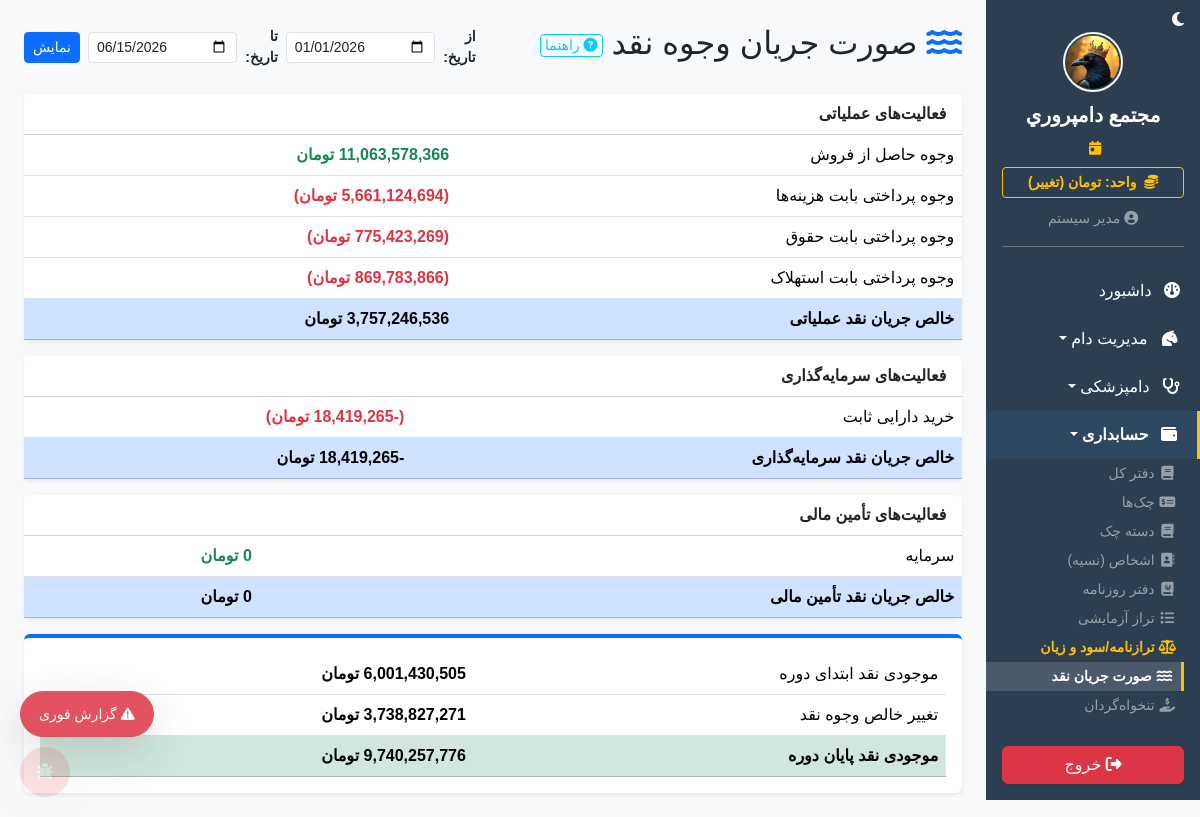
Page /finance/cash_flow (signed in) on the committed database.
### app/models.py (models this page shows)
class SystemSetting(db.Model):
    id = db.Column(db.Integer, primary_key=True)
    key = db.Column(db.String(50), unique=True, nullable=False)
    value = db.Column(db.String(255), nullable=False)
    description = db.Column(db.String(255), nullable=True)

class User(UserMixin, db.Model):
    id = db.Column(db.Integer, primary_key=True)
    username = db.Column(db.String(50), unique=True, nullable=False)
    password_hash = db.Column(db.String(255), nullable=False)
    name = db.Column(db.String(100), nullable=False)
    role = db.Column(db.String(20), default='کارگر') # مدیر، دامپزشک، حسابدار، کارگر
    can_view_livestock = db.Column(db.Boolean, default=False)
    can_view_finance = db.Column(db.Boolean, default=False)
    can_view_inventory = db.Column(db.Boolean, default=False)
    can_view_hr = db.Column(db.Boolean, default=False)
    can_view_reports = db.Column(db.Boolean, default=False)
    can_view_settings = db.Column(db.Boolean, default=False)

### app/blueprints/finance.py (the view)
@finance_bp.route('/cash_flow')
@login_required
@permission_required('can_view_finance')
def cash_flow():
    from decimal import Decimal
    from app.models import Account, JournalEntry, JournalEntryLine
    from sqlalchemy import func
    from datetime import timedelta
    date_from = request.args.get('date_from')
    date_to = request.args.get('date_to')
    if date_from:
        date_from = datetime.strptime(date_from, '%Y-%m-%d').date()
    else:
        date_from = datetime.now(UTC).date().replace(month=1, day=1)
    if date_to:
        date_to = datetime.strptime(date_to, '%Y-%m-%d').date()
    else:
        date_to = datetime.now(UTC).date()
    def _balance(account_code, debit_side=True):
        acc = Account.query.filter_by(code=account_code).first()
        if not acc:
            return Decimal('0')
        lines = JournalEntryLine.query.join(JournalEntry).filter(
            JournalEntryLine.account_id == acc.id,
            JournalEntry.date >= date_from,
            JournalEntry.date <= date_to
        ).all()
        d = sum(l.debit for l in lines)
        c = sum(l.credit for l in lines)
        if debit_side:
            return d - c
        return c - d
    def _cash_effect(account_code, is_inflow):
        acc = Account.query.filter_by(code=account_code).first()
        if not acc:
            return Decimal('0')
        lines = JournalEntryLine.query.join(JournalEntry).filter(
            JournalEntryLine.account_id == acc.id,
            JournalEntry.date >= date_from,
            JournalEntry.date <= date_to
        ).all()
        if is_inflow:
            return sum(l.credit for l in lines)
        return sum(l.debit for l in lines)
    cash_from_sales = _cash_effect('4010', True)
    cash_to_expenses = _cash_effect('5010', False)
    cash_to_salary = _cash_effect('5030', False)
    cash_to_depreciation = _cash_effect('5020', False)
    net_operating = cash_from_sales - cash_to_expenses - cash_to_salary - cash_to_depreciation
    livestock_purchase = _cash_effect('1200', False)
    equipment_purchase = sum(l.debit for l in JournalEntryLine.query.join(Account).filter(
        Account.code.startswith('12'), JournalEntry.date >= date_from, JournalEntry.date <= date_to
    ).all())
    net_investing = -(equipment_purchase + livestock_purchase)
    capital_inflow = _cash_effect('3010', True)
    net_financing = capital_inflow
    net_change = net_operating + net_investing + net_financing
    opening_cash = _balance('1010', True)
    closing_cash = opening_cash + net_change
    return render_template('finance/cash_flow.html',
                           date_from=date_from, date_to=date_to,
                           cash_from_sales=cash_from_sales,
                           cash_to_expenses=cash_to_expenses,
                           cash_to_salary=cash_to_salary,
                           cash_to_depreciation=cash_to_depreciation,
                           net_operating=net_operating,
                           net_investing=net_investing,
                           net_financing=net_financing,
                           net_change=net_change,
                           opening_cash=opening_cash,
                           closing_cash=closing_cash)

### app/templates/finance/cash_flow.html (shortened to what this page needs)
{% extends 'base.html' %}
{% block content %}
<div class="d-flex justify-content-between align-items-center mb-4 flex-wrap gap-2">
    <h2><i class="fa-solid fa-water text-primary"></i> صورت جریان وجوه نقد
        <button class="btn btn-sm btn-outline-info py-0 px-1" data-bs-toggle="collapse" data-bs-target="#cfHelp"><i class="fa-solid fa-question-circle"></i> راهنما</button>
    </h2>
    <form method="GET" class="d-flex gap-2 align-items-center">
        <label class="small fw-bold">از تاریخ:</label>
        <input type="date" name="date_from" class="form-control form-control-sm" value="{{ date_from.strftime('%Y-%m-%d') }}">
        <label class="small fw-bold">تا تاریخ:</label>
        <input type="date" name="date_to" class="form-control form-control-sm" value="{{ date_to.strftime('%Y-%m-%d') }}">
        <button type="submit" class="btn btn-sm btn-primary">نمایش</button>
    </form>
</div>
<div class="card shadow-sm border-0">
    <div class="card-header bg-white fw-bold">فعالیت‌های عملیاتی</div>
    <div class="card-body p-0">
        <table class="table mb-0">
            <tr><td>وجوه حاصل از فروش</td><td class="fw-bold text-success text-start">{{ cash_from_sales|currency }}</td></tr>
            <tr><td>وجوه پرداختی بابت هزینه‌ها</td><td class="fw-bold text-danger text-start">({{ cash_to_expenses|currency }})</td></tr>
            <tr><td>وجوه پرداختی بابت حقوق</td><td class="fw-bold text-danger text-start">({{ cash_to_salary|currency }})</td></tr>
            <tr><td>وجوه پرداختی بابت استهلاک</td><td class="fw-bold text-danger text-start">({{ cash_to_depreciation|currency }})</td></tr>
            <tr class="table-primary fw-bold"><td>خالص جریان نقد عملیاتی</td><td class="text-start">{{ net_operating|currency }}</td></tr>
        </table>
    </div>
</div>
<div class="card shadow-sm border-0 mt-3">
    <div class="card-header bg-white fw-bold">فعالیت‌های سرمایه‌گذاری</div>
    <div class="card-body p-0">
        <table class="table mb-0">
            <tr><td>خرید دارایی ثابت</td><td class="fw-bold text-danger text-start">({{ net_investing|currency }})</td></tr>
            <tr class="table-primary fw-bold"><td>خالص جریان نقد سرمایه‌گذاری</td><td class="text-start">{{ net_investing|currency }}</td></tr>
        </table>
    </div>
</div>
<div class="card shadow-sm border-0 mt-3">
    <div class="card-header bg-white fw-bold">فعالیت‌های تأمین مالی</div>
    <div class="card-body p-0">
        <table class="table mb-0">
            <tr><td>سرمایه</td><td class="fw-bold text-success text-start">{{ net_financing|currency }}</td></tr>
            <tr class="table-primary fw-bold"><td>خالص جریان نقد تأمین مالی</td><td class="text-start">{{ net_financing|currency }}</td></tr>
        </table>
    </div>
</div>
<div class="card shadow-sm border-0 mt-3 border-top border-4 border-primary">
    <div class="card-body">
        <table class="table mb-0">
            <tr><td>موجودی نقد ابتدای دوره</td><td class="fw-bold text-start">{{ opening_cash|currency }}</td></tr>
            <tr><td>تغییر خالص وجوه نقد</td><td class="fw-bold text-start">{{ net_change|currency }}</td></tr>
            <tr class="table-success fw-bold"><td>موجودی نقد پایان دوره</td><td class="text-start">{{ closing_cash|currency }}</td></tr>
        </table>
    </div>
</div>
{% endblock %}

### app/templates/base.html (shortened to what this page needs)
<!DOCTYPE html>
<html lang="fa" dir="rtl">
<head>
    <link href="https://cdn.jsdelivr.net/gh/rastikerdar/vazirmatn@v33.003/Vazirmatn-font-face.css" rel="stylesheet">
    <link rel="stylesheet" href="https://unpkg.com/persian-datepicker@1.2.0/dist/css/persian-datepicker.min.css">
    <link rel="stylesheet" href="https://cdn.jsdelivr.net/npm/bootstrap@5.3.2/dist/css/bootstrap.rtl.min.css">
    <link rel="stylesheet" href="https://cdnjs.cloudflare.com/ajax/libs/font-awesome/6.4.2/css/all.min.css">
    <link rel="stylesheet" href="{{ url_for('static', filename='css/style.css') }}">
    <link href="https://cdn.jsdelivr.net/npm/select2@4.1.0-rc.0/dist/css/select2.min.css" rel="stylesheet" />
</head>
<body>
    <div class="d-flex" id="wrapper">
        <div class="sidebar-bg d-flex flex-column" id="sidebar-wrapper">
            <div class="text-start px-3 pt-2">
                <span id="darkModeToggle" style="cursor:pointer;font-size:1rem;color:#fff;opacity:1" title="تغییر حالت شب/روز">
                    <i class="fa-solid fa-moon" id="darkModeIcon"></i>
                </span>
            </div>
            <div class="sidebar-heading text-center pt-0 pb-2 text-white">
                {% if system_settings.get('farm_logo_path') %}
                    <img src="{{ url_for('static', filename=system_settings.get('farm_logo_path')) }}" class="mb-2 rounded-circle border border-2 border-light" style="height: 60px; width: 60px; object-fit: cover;">
                {% else %}
                    <i class="fa-solid fa-sheep fs-2 mb-2"></i>
                {% endif %}
                <div class="fs-5 fw-bold">{{ system_settings.get('farm_name', 'دامداری من') }}</div>
            </div>
            <div class="text-center text-warning small mb-2 px-3">
                <i class="fa-solid fa-calendar-day me-1"></i>
            </div>
            <div class="px-3 mb-2">
                <a href="{{ url_for('dashboard.toggle_currency') }}" class="btn btn-sm btn-outline-warning w-100 fw-bold shadow-sm">
                    <i class="fa-solid fa-coins me-1"></i> واحد: {{ get_system_currency_from_settings() }} (تغییر)
                </a>
            </div>
            <div class="text-center text-white-50 mb-3 pb-3 border-bottom border-secondary mx-3">
                <small><i class="fa-solid fa-circle-user"></i> {% if current_user.is_authenticated %}{{ current_user.name.split(' (')[0] if '(' in current_user.name else current_user.name }}{% endif %}</small>
            </div>
            <div class="list-group list-group-flush my-1 sidebar-scroll" id="sidebar-accordion" style="overflow-y: auto;">
                <a href="{{ url_for('dashboard.index') }}" class="list-group-item list-group-item-action bg-transparent text-white "><i class="fa-solid fa-gauge me-2"></i> داشبورد</a>
                {% if current_user.is_authenticated %}
                    {% if current_user.can_view_livestock %}
                    <a href="#livestockSubmenu" data-bs-toggle="collapse" class="list-group-item list-group-item-action bg-transparent text-white dropdown-toggle {% if request.blueprint == 'livestock' %}active-sidebar-link{% endif %}"><i class="fa-solid fa-horse-head me-2"></i> مدیریت دام</a>
                    {% if current_user.role in ['مدیر', 'دامپزشک'] %}
                    <a href="#vetSubmenu" data-bs-toggle="collapse" class="list-group-item list-group-item-action bg-transparent text-white dropdown-toggle"><i class="fa-solid fa-stethoscope me-2"></i> دامپزشکی</a>
                    {% endif %}
                    {% endif %}
                    {% if current_user.can_view_finance %}
                    <a href="#financeSubmenu" data-bs-toggle="collapse" class="list-group-item list-group-item-action bg-transparent text-white dropdown-toggle finance-menu-item {% if request.blueprint in ['finance', 'assets', 'audit'] %}active-sidebar-link{% endif %}" {% if request.blueprint in ['finance', 'assets', 'audit'] %}aria-expanded="true"{% endif %}><i class="fa-solid fa-wallet me-2"></i> حسابداری</a>
                    <div class="collapse ps-3 {% if request.blueprint in ['finance', 'assets', 'audit'] %}show{% endif %}" id="financeSubmenu" data-bs-parent="#sidebar-accordion">
                        <a href="{{ url_for('finance.index') }}" class="list-group-item list-group-item-action bg-transparent text-white-50 border-0 py-1 px-2 small {% if request.path == url_for('finance.index') %}active-sidebar-link{% endif %}"><i class="fa-solid fa-book fa-fw"></i> دفتر کل</a>
                        <a href="{{ url_for('finance.cheques') }}" class="list-group-item list-group-item-action bg-transparent text-white-50 border-0 py-1 px-2 small {% if request.path == url_for('finance.cheques') %}active-sidebar-link{% endif %}"><i class="fa-solid fa-money-check-dollar fa-fw"></i> چک‌ها</a>
                        <a href="{{ url_for('finance.cheque_books') }}" class="list-group-item list-group-item-action bg-transparent text-white-50 border-0 py-1 px-2 small "><i class="fa-solid fa-book fa-fw"></i> دسته چک</a>
                        <a href="{{ url_for('finance.contacts') }}" class="list-group-item list-group-item-action bg-transparent text-white-50 border-0 py-1 px-2 small {% if request.path == url_for('finance.contacts') %}active-sidebar-link{% endif %}"><i class="fa-solid fa-address-book fa-fw"></i> اشخاص (نسیه)</a>
                        <a href="{{ url_for('finance.journal_entries') }}" class="list-group-item list-group-item-action bg-transparent text-white-50 border-0 py-1 px-2 small {% if request.path == url_for('finance.journal_entries') %}active-sidebar-link{% endif %}"><i class="fa-solid fa-journal-whills fa-fw"></i> دفتر روزنامه</a>
                        <a href="{{ url_for('finance.trial_balance') }}" class="list-group-item list-group-item-action bg-transparent text-white-50 border-0 py-1 px-2 small "><i class="fa-solid fa-list fa-fw"></i> تراز آزمایشی</a>
                        <a href="{{ url_for('finance.statements') }}" class="list-group-item list-group-item-action bg-transparent text-warning fw-bold border-0 py-1 px-2 small {% if request.path == url_for('finance.statements') %}active-sidebar-link{% endif %}"><i class="fa-solid fa-scale-balanced fa-fw"></i> ترازنامه/سود و زیان</a>
                        <a href="{{ url_for('finance.cash_flow') }}" class="list-group-item list-group-item-action bg-transparent text-white-50 border-0 py-1 px-2 small {% if request.path == url_for('finance.cash_flow') %}active-sidebar-link{% endif %}"><i class="fa-solid fa-water fa-fw"></i> صورت جریان نقد</a>
                        <a href="{{ url_for('finance.petty_cash') }}" class="list-group-item list-group-item-action bg-transparent text-white-50 border-0 py-1 px-2 small {% if request.path == url_for('finance.petty_cash') %}active-sidebar-link{% endif %}"><i class="fa-solid fa-hand-holding-dollar fa-fw"></i> تنخواه‌گردان</a>
                        <a href="{{ url_for('finance.ai_anomalies') }}" class="list-group-item list-group-item-action bg-transparent text-white-50 border-0 py-1 px-2 small "></a>
                    </div>
                    {% endif %}
                    {% endif %}
            </div>
            <div class="mt-auto p-3 w-100">
                <a href="{{ url_for('auth.logout') }}" class="btn btn-danger w-100 shadow-sm"><i class="fa-solid fa-right-from-bracket"></i> خروج</a>
            </div>
        </div>
        <div id="page-content-wrapper" class="w-100 bg-light" style="overflow-x: hidden;">
            <div class="container-fluid p-4">{% block content %}{% endblock %}</div>
        </div>
    </div>
    <button id="quickReportFab" class="btn btn-danger position-fixed shadow-lg d-flex align-items-center justify-content-center gap-1" style="bottom:80px;left:20px;z-index:9999;border-radius:50px;padding:0 18px;height:46px;opacity:0.85;transition:all 0.3s;font-size:14px;" title="گزارش سریع" onclick="showQuickReport()" onmouseover="this.style.opacity='1'" onmouseout="this.style.opacity='0.85'">
        <i class="fa-solid fa-triangle-exclamation"></i> <span class="d-none d-sm-inline">گزارش فوری</span>
    </button>
    <button id="bugReportBtn" class="btn btn-danger position-fixed shadow-lg" style="bottom:20px;left:20px;z-index:9999;border-radius:50%;width:50px;height:50px;padding:0;opacity:0.15;transition:opacity 0.3s;" title="گزارش مشکل" onclick="showBugReport()" onmouseover="this.style.opacity='1'" onmouseout="this.style.opacity='0.15'">
        <i class="fa-solid fa-bug"></i>
    </button>
</body>
</html>

### rows in the picture
SystemSetting: value (picture)
SystemSetting: get "مجتمع دامپروري"
SystemSetting: value "تومان", value "11,063,578,366 تومان", value "5,661,124,694 تومان", value "775,423,269 تومان", value "869,783,866 تومان", value "3,757,246,536 تومان", value "-18,419,265 تومان", value "0 تومان", value "6,001,430,505 تومان", value "3,738,827,271 تومان", value "9,740,257,776 تومان"
User: name "مدیر سیستم"
